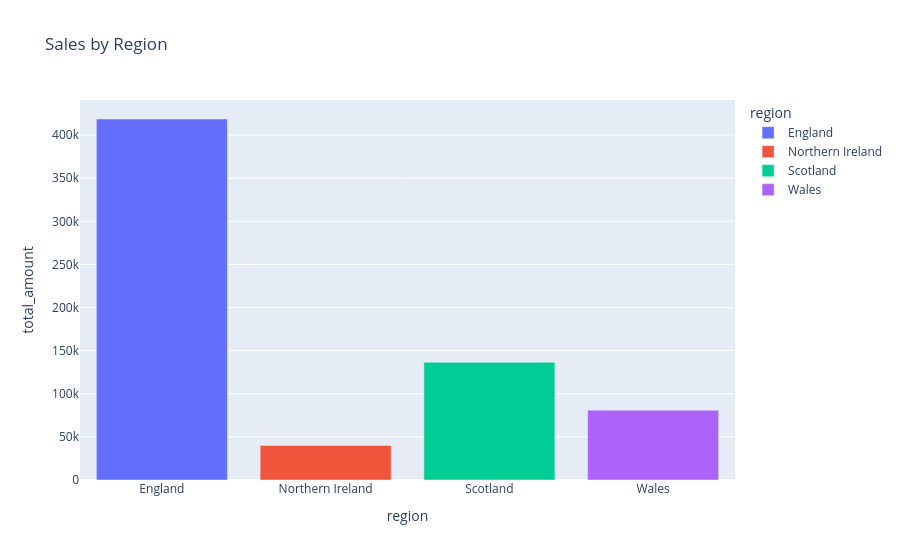

Here is the notebook cell this chart was saved with:
### Code cell
# 2. Sales by Region (choropleth map)
merged_orders_customers = df_orders.merge(df_customers, left_on='customer_id', right_on='customer_id')
region_sales = merged_orders_customers.groupby('region')['total_amount'].sum().reset_index()
fig2 = px.bar(region_sales, x='region', y='total_amount', color='region', title='Sales by Region')
fig2.show()

### Figure 1 — Plotly figure (JSON) as saved in the notebook; plotly's stock layout.template omitted (floating-point values rounded to 4 significant figures)
{"data": [{"hovertemplate": "region=%{x}<br>total_amount=%{y}<extra></extra>", "legendgroup": "England", "marker": {"color": "#636efa", "pattern": {"shape": ""}}, "name": "England", "orientation": "v", "showlegend": true, "textposition": "auto", "type": "bar", "x": ["England"], "xaxis": "x", "y": [418700.0], "yaxis": "y"}, {"hovertemplate": "region=%{x}<br>total_amount=%{y}<extra></extra>", "legendgroup": "Northern Ireland", "marker": {"color": "#EF553B", "pattern": {"shape": ""}}, "name": "Northern Ireland", "orientation": "v", "showlegend": true, "textposition": "auto", "type": "bar", "x": ["Northern Ireland"], "xaxis": "x", "y": [40080.0], "yaxis": "y"}, {"hovertemplate": "region=%{x}<br>total_amount=%{y}<extra></extra>", "legendgroup": "Scotland", "marker": {"color": "#00cc96", "pattern": {"shape": ""}}, "name": "Scotland", "orientation": "v", "showlegend": true, "textposition": "auto", "type": "bar", "x": ["Scotland"], "xaxis": "x", "y": [136500.0], "yaxis": "y"}, {"hovertemplate": "region=%{x}<br>total_amount=%{y}<extra></extra>", "legendgroup": "Wales", "marker": {"color": "#ab63fa", "pattern": {"shape": ""}}, "name": "Wales", "orientation": "v", "showlegend": true, "textposition": "auto", "type": "bar", "x": ["Wales"], "xaxis": "x", "y": [80970.0], "yaxis": "y"}], "layout": {"barmode": "relative", "legend": {"title": {"text": "region"}, "tracegroupgap": 0}, "title": {"text": "Sales by Region"}, "xaxis": {"anchor": "y", "categoryarray": ["England", "Northern Ireland", "Scotland", "Wales"], "categoryorder": "array", "domain": [0, 1], "title": {"text": "region"}}, "yaxis": {"anchor": "x", "domain": [0, 1], "title": {"text": "total_amount"}}}}
